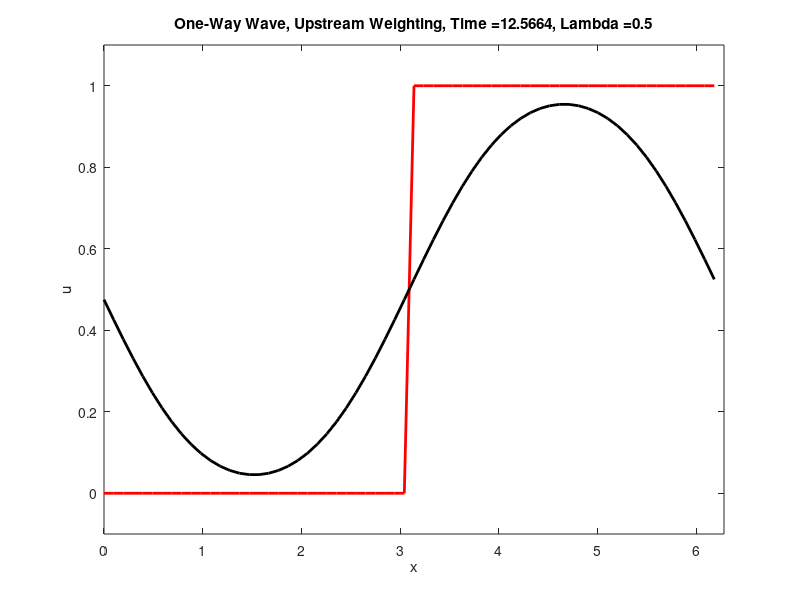

Write the MATLAB code that produced this figure.
%% One Way Wave Equation
% Solve u_t + c u_x = 0, periodic on [0, 2 pi] using
% forward differences in time, upstream weighting in space.
%
    close all; clear;
    
    movie = 1;
%
% Wave speed
    c = 1;
%


% Define computational grid for M = 64 and lambda = 0.5
    M = 64    ;   dx = 2*pi/M ;    x_j = 0:dx:2*pi-dx ; 
    T = 4*pi ;  N = 256 ;   dt = T/N  ;
    disp(['\Delta x = ', num2str(dx, 4),'  \Delta t = ', num2str(dt, 4)])
    lambda = c * dt / dx;
    disp(['\lambda = ', num2str(lambda, 4)])
    

 
% Define computational grid for M = 64 and lambda = 1
%     M = 64    ;   dx = 2*pi/M ;    x_j = 0:dx:2*pi-dx ; 
%     T = 4*pi ;  N = 128 ;   dt = T/N  ;
%     disp(['\Delta x = ', num2str(dx, 4),'  \Delta t = ', num2str(dt, 4)])
%     lambda = c * dt / dx;
%     disp(['\lambda = ', num2str(lambda, 4)])   
    
    
    
    



%
% Initial condtions

    %IVs  = exp(-4*(x_j-pi).^2);
    IVs = sin(5*x_j);
    IVs = [zeros(1,32) ones(1,32)] ;
    ymax = max(IVs);
    ymin = min(IVs);

%
% Plot initial information

    u = IVs;  
    plot(x_j,u,'r');  hold on;  plot(x_j,u,'kx');
    axis([0 2*pi 0 1.25]);
    xlabel('x');  ylabel('u')
    title('One-Way Wave, Upstream Weighting')


    for k=1 : 5*N/5
        t = k*dt;
        u = u - lambda*(u - [u(end) u(1:end-1)]) ;
       
        
           
    end
    
      hold off
            plot(x_j, IVs, 'r', 'LineWidth', 2)
            hold on
            plot(x_j, u, 'k', 'LineWidth', 2);  
            axis([0 2*pi ymin - 0.1  ymax + 0.1])
            xlabel('x');  ylabel('u')
            title(['One-Way Wave, Upstream Weighting, Time =' num2str(t) ', Lambda =' num2str(lambda)])
        pause(0.0001)

        
        
    
    